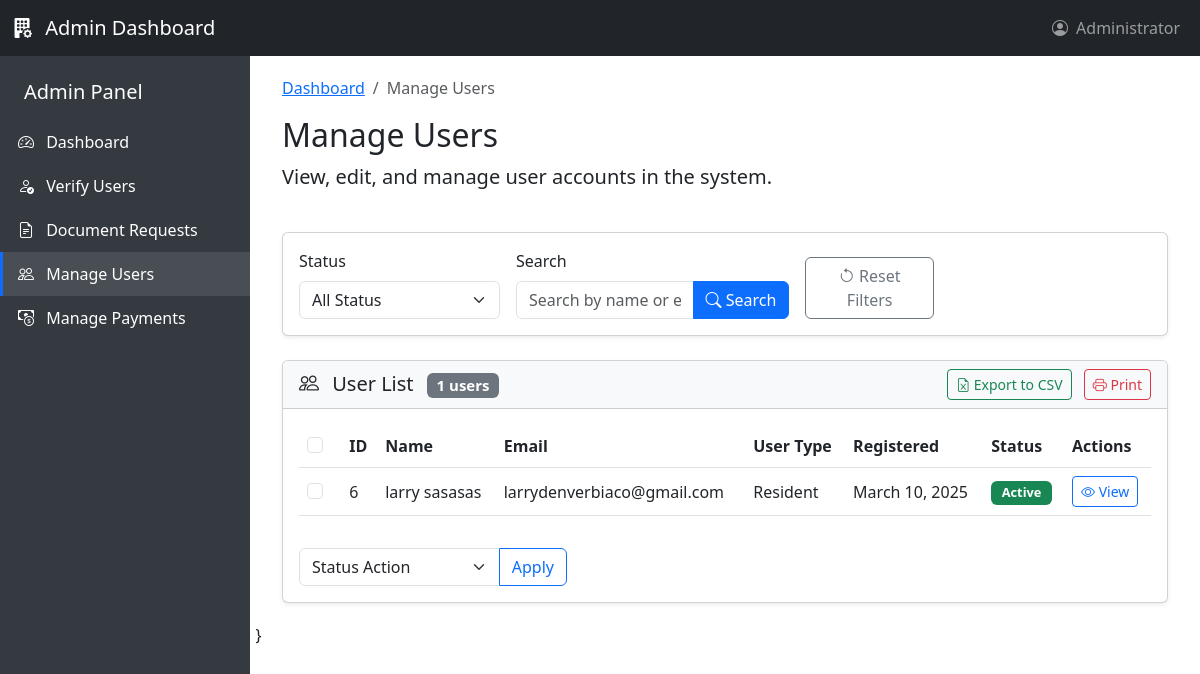
Page /Admin/view/manage-users.php on the earlier database version.
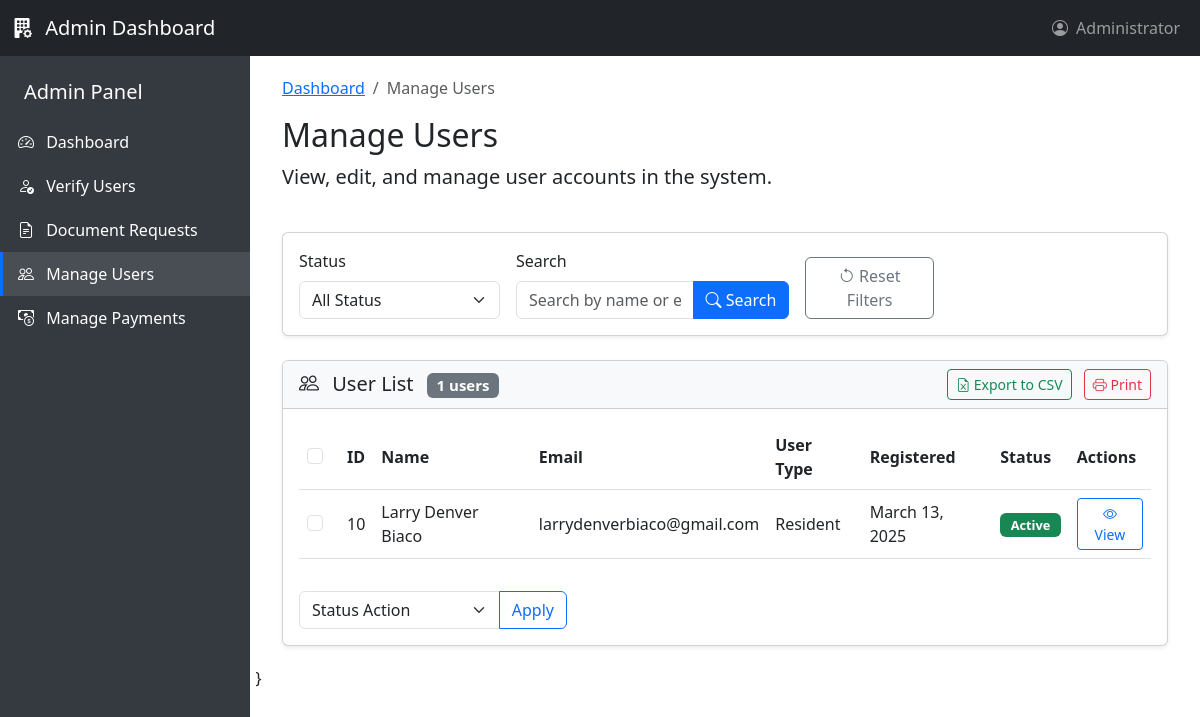
Same page on the later database version.
### tables this page shows
CREATE TABLE `users` (
  `user_id` int(11) NOT NULL,
  `email` varchar(100) NOT NULL,
  `password` varchar(255) NOT NULL,
  `first_name` varchar(50) NOT NULL,
  `middle_name` varchar(50) DEFAULT NULL,
  `last_name` varchar(50) NOT NULL,
  `birthday` date NOT NULL,
  `gender` enum('male','female','other') NOT NULL,
  `contact_number` varchar(15) NOT NULL,
  `zone` varchar(20) NOT NULL,
  `house_number` varchar(50) NOT NULL,
  `id_path` varchar(255) NOT NULL,
  `user_type` enum('resident','staff','admin') NOT NULL DEFAULT 'resident',
  `status` enum('active','inactive','pending') NOT NULL DEFAULT 'pending',
  `created_at` timestamp NOT NULL DEFAULT current_timestamp(),
  `updated_at` timestamp NOT NULL DEFAULT current_timestamp() ON UPDATE current_timestamp(),
  `profile_pic` varchar(255) DEFAULT NULL
);

### Admin/view/manage-users.php (the view, shortened to what the changed rows need)
<?php
require_once "../../backend/connections/config.php";
$users = [];
$currentPage = isset($_GET['page']) ? (int)$_GET['page'] : 1;
$itemsPerPage = 10;
$userType = isset($_GET['user_type']) ? $_GET['user_type'] : 'all';
$status = isset($_GET['status']) ? $_GET['status'] : 'all';
$searchTerm = isset($_GET['search']) ? $_GET['search'] : '';
$conn = new mysqli($servername, $username, $password, $dbname);
if ($conn->connect_error) {
    $showAlert = true;
    $alertType = "danger";
    $alertMessage = "Database connection failed: " . $conn->connect_error;
} else {
    $baseQuery = "SELECT u.*,
                 DATE_FORMAT(u.created_at, '%M %d, %Y') as registered_date
                 FROM users u";
    $whereConditions = [];
    $queryParams = [];
    $paramTypes = "";
    $whereClause = !empty($whereConditions) ? " WHERE " . implode(" AND ", $whereConditions) : "";
    $baseQuery .= $whereClause;
    $offset = ($currentPage - 1) * $itemsPerPage;
    $baseQuery .= " ORDER BY u.created_at DESC LIMIT ?, ?";
    $queryParams[] = $offset;
    $queryParams[] = $itemsPerPage;
    $paramTypes .= "ii";
    $stmt = $conn->prepare($baseQuery);
    if (!empty($queryParams)) {
        $stmt->bind_param($paramTypes, ...$queryParams);
    }
    $stmt->execute();
    $result = $stmt->get_result();
    while ($row = $result->fetch_assoc()) {
        $users[] = $row;
    }
}
$statusColors = [
    'pending' => 'bg-warning text-dark',
    'active' => 'bg-success',
    'inactive' => 'bg-danger'
];
?>
<!DOCTYPE html>
<html lang="en">
<head>
    <link href="https://cdnjs.cloudflare.com/ajax/libs/bootstrap/5.3.0/css/bootstrap.min.css" rel="stylesheet">
    <link rel="stylesheet" href="https://cdnjs.cloudflare.com/ajax/libs/bootstrap-icons/1.10.5/font/bootstrap-icons.min.css">
</head>
<body>
    <div class="main-content">
        <div class="container-fluid">
            <div class="row mb-4">
                <div class="col">
                    <h1 class="h2 mb-2">Manage Users</h1>
                </div>
            </div>
            <div class="row">
                <div class="col-md-12">
                    <div class="card shadow-sm">
                        <div class="card-body">
                            <?php if (empty($users)): ?>
                                <div class="text-center py-5">
                                    <i class="bi bi-people text-secondary" style="font-size: 3rem;"></i>
                                    <p class="mt-3 text-muted">No users found with the selected filters.</p>
                                    <?php if (!empty($searchTerm) || $userType != 'all' || $status != 'all'): ?>
                                        <a href="manage-users.php" class="btn btn-outline-primary">Clear Filters</a>
                                    <?php endif; ?>
                                </div>
                            <?php else: ?>
                                <form id="bulkActionForm" method="post">
                                    <div class="table-responsive">
                                        <table class="table table-hover" id="usersTable">
                                            <thead>
                                                <tr>
                                                    <th>
                                                        <div class="form-check">
                                                            <input class="form-check-input" type="checkbox" id="selectAll">
                                                        </div>
                                                    </th>
                                                    <th>ID</th>
                                                    <th>Name</th>
                                                    <th>Email</th>
                                                    <th>User Type</th>
                                                    <th>Registered</th>
                                                    <th>Status</th>
                                                    <th>Actions</th>
                                                </tr>
                                            </thead>
                                            <tbody>
                                                <?php foreach ($users as $user): ?>
                                                <tr>
                                                    <td>
                                                        <div class="form-check">
                                                            <input class="form-check-input user-checkbox" type="checkbox" name="selected_users[]" value="<?php echo $user['user_id']; ?>">
                                                        </div>
                                                    </td>
                                                    <td><?php echo $user['user_id']; ?></td>
                                                    <td><?php echo htmlspecialchars($user['first_name'] . ' ' . $user['last_name']); ?></td>
                                                    <td><?php echo htmlspecialchars($user['email']); ?></td>
                                                    <td><?php echo $userTypes[$user['user_type']] ?? ucfirst($user['user_type']); ?></td>
                                                    <td><?php echo $user['registered_date']; ?></td>
                                                    <td>
                                                        <span class="badge <?php echo $statusColors[$user['status']] ?? 'bg-secondary'; ?> status-badge">
                                                            <?php echo ucfirst($user['status']); ?>
                                                        </span>
                                                    </td>
                                                    <td>
                                                        <div class="btn-group btn-group-sm">
                                                            <a href="documents-edit/user-details.php?id=<?php echo $user['user_id']; ?>" class="btn btn-outline-primary">
                                                                <i class="bi bi-eye"></i> View
                                                            </a>
                                                        </div>
                                                    </td>
                                                </tr>
                                                <?php endforeach; ?>
                                            </tbody>
                                        </table>
                                    </div>
                                </form>
                            <?php endif; ?>
                        </div>
                    </div>
                </div>
            </div>
        </div>
    </div>
                        </body>
                        </html>
</body>
</html>

Differences in the rows shown:
removed users: user_id "6", first_name+last_name "larry sasasas", email "larrydenverbiaco@gmail.com", user_type "Resident", registered_date "March 10, 2025", status "Active"
added users: user_id "10", first_name+last_name "Larry Denver Biaco", email "larrydenverbiaco@gmail.com", user_type "Resident", registered_date "March 13, 2025", status "Active"
